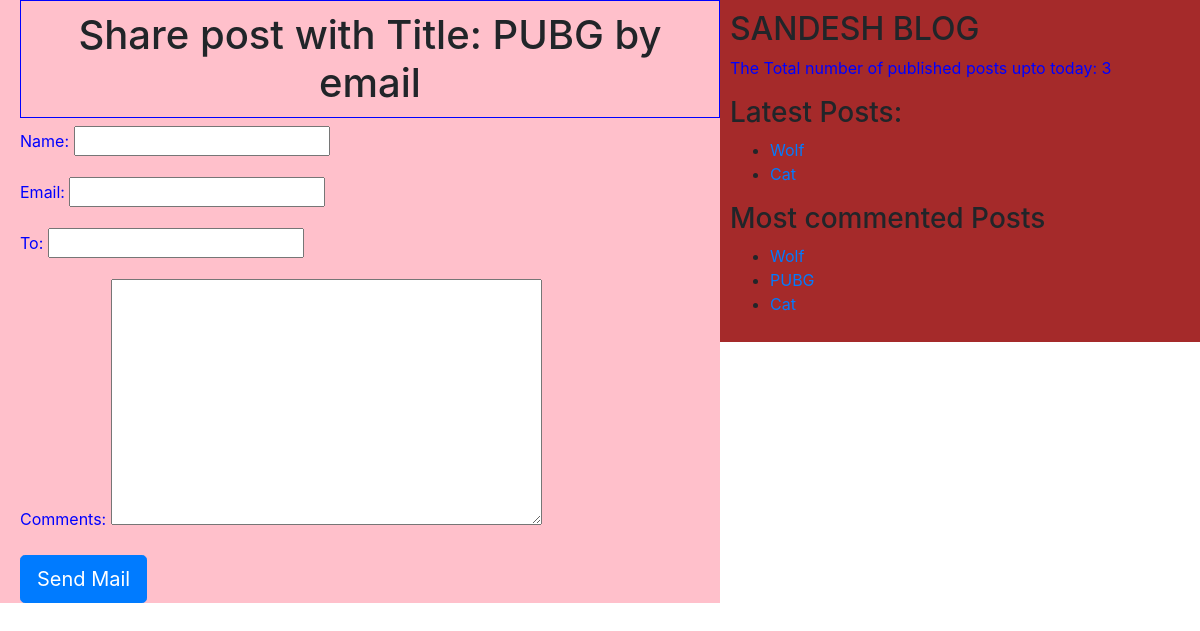
/1/share/, run on the app's committed database.
### app2/models.py (models this page shows, shortened)
class Post(models.Model):
    STATUS_CHOICES=(('draft','Draft'),('published','Published'))
    title = models.CharField(max_length=50)
    slug = models.SlugField(max_length=200,unique_for_date='publish')
    author = models.ForeignKey(User,related_name='blog_posts' ,on_delete=models.CASCADE)
    body = models.TextField()
    publish = models.DateTimeField(default=timezone.now)
    created = models.DateTimeField(auto_now_add=True)
    updated = models.DateTimeField(auto_now=True)
    status = models.CharField(max_length=50,choices=STATUS_CHOICES,default='draft')
    objects=CustomManager()
    tags=TaggableManager()
    class Meta:
    	ordering=('-publish',)
    def get_absolute_url(self):
    	return reverse('post_detail',args=[self.publish.year,self.publish.strftime('%m'),self.publish.strftime('%d'),self.slug])

### app2/views.py (the view)
# urls.py: re_path(r'^(?P<id>\d+)/share/$',views.mail_send_view),
def mail_send_view(request,id):
	post=get_object_or_404(Post,id=id,status='published')
	sent=False
	if request.method=='POST':
		form=EmailSendForm(request.POST)
		if form.is_valid():
			cd=form.cleaned_data
			subject='{}({}) recommends you to read"{}" '.format(cd['name'],cd['email'],post.title)
			post_url=request.build_absolute_uri(post.get_absolute_url())
			message='Read the Post at :\n {} \n\n {}\'s Comments:\n{}'.format(post_url,cd['name'],cd['comments'])
			send_mail(subject, message, 'sandesh@blog.com',[cd['to']])
			sent=True
	else:
		form=EmailSendForm()
	my_dict={'form':form,'post':post,'sent':sent}
	return render(request=request, template_name='app2/email.html',context=my_dict)

### app2/forms.py
class EmailSendForm(forms.Form):
	name = forms.CharField()
	email = forms.EmailField()
	to = forms.CharField()
	comments = forms.CharField(required=False,widget=forms.Textarea)

### app2/models.py (called while the page is built)
	def get_queryset(self):
		return super().get_queryset().filter(status='published')

### app2/templatetags/blog_tags.py (called while the page is built)
@register.simple_tag(name='my_tag')
def total_posts():
	return Post.objects.count()

@register.inclusion_tag('app2/latest.html')
def show_latest_posts():
	latest_posts=Post.objects.order_by('-publish')[:2]
	return {'latest_posts':latest_posts}

@register.simple_tag()
def get_most_commented_posts(count=3):
	return Post.objects.annotate(total_comments=Count('comments')).order_by('-total_comments')[:count]

### template/app2/email.html (shortened to what this page needs)
{% extends "app2/base.html" %}
{% block content_block %}
	{% if sent %}
		<h1>Email sent Successfully</h1>
		<h2>Post with title: {{ post.title }} shared by email</h2>
	{% else %}
		<h1>
		    Share post with Title: {{ post.title }} by email
		</h1>
		<form method="POST">
			{{ form.as_p }}
			<input type="submit" name="" class="btn btn-primary btn-lg" value="Send Mail">
		</form>
	{% endif %}
{% endblock content_block %}

### template/app2/base.html (shortened to what this page needs)
<!DOCTYPE html>
{% load blog_tags %}
{% load static %}
<html lang="en" dir="ltr">
<head>
	<link rel="stylesheet" href="https://cdn.jsdelivr.net/npm/bootstrap@4.5.3/dist/css/bootstrap.min.css">
	<link rel="stylesheet" type="text/css" href="{% static "css/app2/post.css" %}">
</head>
<body>
	<div class="content">
		{% block content_block %}
		{% endblock content_block %}
	</div>
	<div class="sidebar">
		<h2>SANDESH BLOG</h2>
		<p>The Total number of published posts upto today: <span id="pcount">{% my_tag %}</span> </p>
		<h3>Latest Posts:</h3>{% show_latest_posts %}
		<h3>Most commented Posts</h3>
		{% get_most_commented_posts as m_c_p%}
		<ul>
			{% for post in m_c_p %}
			<li><a href="{{ post.get_absolute_url }}">{{ post.title }}</a></li>
			{% endfor %}
		</ul>
	</div>
</body>
</html>

### template/app2/latest.html
<ul>
	{% for post in  latest_posts %}
		<li><a href="{{ post.get_absolute_url }}">{{ post.title }}</a></li>
	{% endfor %}
</ul>

### static/css/app2/post.css (style rules this page uses)
.content { width:60%; float:left; padding: 0 0 0 20px; background: pink; height: 100%; }
.sidebar { width:40%; float:right; padding: 10px; background: brown; height: 100%; }
h1 { text-align: center; padding: 10px; border: 1px solid blue; }
p { color:blue; }

### data on the page
Post: title "PUBG"
Post: title "Wolf"
Post: title "Cat"
